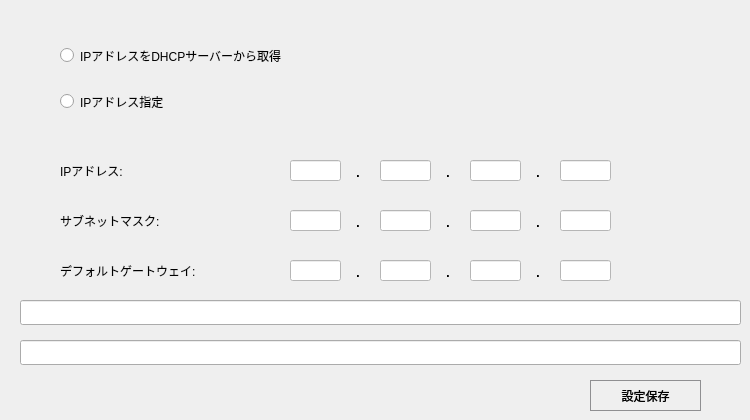
    <widget class="QWidget" name="tab">
     <attribute name="title">
      <string>IPアドレス</string>
     </attribute>
     <widget class="QRadioButton" name="radioButton_currentip">
      <property name="geometry">
       <rect>
        <x>60</x>
        <y>40</y>
        <width>431</width>
        <height>31</height>
       </rect>
      </property>
      <property name="text">
       <string>IPアドレスをDHCPサーバーから取得</string>
      </property>
     </widget>
     <widget class="QRadioButton" name="radioButton_setip">
      <property name="geometry">
       <rect>
        <x>60</x>
        <y>90</y>
        <width>141</width>
        <height>23</height>
       </rect>
      </property>
      <property name="text">
       <string>IPアドレス指定</string>
      </property>
     </widget>
     <widget class="QLabel" name="label_4">
      <property name="geometry">
       <rect>
        <x>60</x>
        <y>160</y>
        <width>181</width>
        <height>21</height>
       </rect>
      </property>
      <property name="text">
       <string>IPアドレス:</string>
      </property>
     </widget>
     <widget class="QLabel" name="label_5">
      <property name="geometry">
       <rect>
        <x>60</x>
        <y>210</y>
        <width>181</width>
        <height>21</height>
       </rect>
      </property>
      <property name="text">
       <string>サブネットマスク:</string>
      </property>
     </widget>
     <widget class="QLabel" name="label_6">
      <property name="geometry">
       <rect>
        <x>60</x>
        <y>260</y>
        <width>191</width>
        <height>21</height>
       </rect>
      </property>
      <property name="text">
       <string>デフォルトゲートウェイ:</string>
      </property>
     </widget>
     <widget class="QLabel" name="label_10">
      <property name="geometry">
       <rect>
        <x>560</x>
        <y>160</y>
        <width>51</width>
        <height>21</height>
       </rect>
      </property>
      <property name="text">
       <string/>
      </property>
      <property name="alignment">
       <set>Qt::AlignRight|Qt::AlignTrailing|Qt::AlignVCenter</set>
      </property>
     </widget>
     <widget class="QLabel" name="label_11">
      <property name="geometry">
       <rect>
        <x>290</x>
        <y>160</y>
        <width>51</width>
        <height>21</height>
       </rect>
      </property>
      <property name="styleSheet">
       <string notr="true"/>
      </property>
      <property name="text">
       <string/>
      </property>
      <property name="alignment">
       <set>Qt::AlignRight|Qt::AlignTrailing|Qt::AlignVCenter</set>
      </property>
     </widget>
     <widget class="QLabel" name="label_12">
      <property name="geometry">
       <rect>
        <x>380</x>
        <y>160</y>
        <width>51</width>
        <height>21</height>
       </rect>
      </property>
      <property name="text">
       <string/>
      </property>
      <property name="alignment">
       <set>Qt::AlignRight|Qt::AlignTrailing|Qt::AlignVCenter</set>
      </property>
     </widget>
     <widget class="QLabel" name="label_13">
      <property name="geometry">
       <rect>
        <x>470</x>
        <y>160</y>
        <width>51</width>
        <height>21</height>
       </rect>
      </property>
      <property name="text">
       <string/>
      </property>
      <property name="alignment">
       <set>Qt::AlignRight|Qt::AlignTrailing|Qt::AlignVCenter</set>
      </property>
     </widget>
     <widget class="QLabel" name="label_7">
      <property name="geometry">
       <rect>
        <x>350</x>
        <y>160</y>
        <width>16</width>
        <height>20</height>
       </rect>
      </property>
      <property name="font">
       <font>
        <pointsize>14</pointsize>
       </font>
      </property>
      <property name="text">
       <string>.</string>
      </property>
      <property name="alignment">
       <set>Qt::AlignCenter</set>
      </property>
     </widget>
     <widget class="QLabel" name="label_8">
      <property name="geometry">
       <rect>
        <x>440</x>
        <y>160</y>
        <width>16</width>
        <height>20</height>
       </rect>
      </property>
      <property name="font">
       <font>
        <pointsize>14</pointsize>
       </font>
      </property>
      <property name="text">
       <string>.</string>
      </property>
      <property name="alignment">
       <set>Qt::AlignCenter</set>
      </property>
     </widget>
     <widget class="QLabel" name="label_9">
      <property name="geometry">
       <rect>
        <x>530</x>
        <y>160</y>
        <width>16</width>
        <height>20</height>
       </rect>
      </property>
      <property name="font">
       <font>
        <pointsize>14</pointsize>
       </font>
      </property>
      <property name="text">
       <string>.</string>
      </property>
      <property name="alignment">
       <set>Qt::AlignCenter</set>
      </property>
     </widget>
     <widget class="QLabel" name="label_14">
      <property name="geometry">
       <rect>
        <x>470</x>
        <y>210</y>
        <width>51</width>
        <height>21</height>
       </rect>
      </property>
      <property name="text">
       <string/>
      </property>
      <property name="alignment">
       <set>Qt::AlignRight|Qt::AlignTrailing|Qt::AlignVCenter</set>
      </property>
     </widget>
     <widget class="QLabel" name="label_15">
      <property name="geometry">
       <rect>
        <x>290</x>
        <y>210</y>
        <width>51</width>
        <height>21</height>
       </rect>
      </property>
      <property name="text">
       <string/>
      </property>
      <property name="alignment">
       <set>Qt::AlignRight|Qt::AlignTrailing|Qt::AlignVCenter</set>
      </property>
     </widget>
     <widget class="QLabel" name="label_16">
      <property name="geometry">
       <rect>
        <x>380</x>
        <y>210</y>
        <width>51</width>
        <height>21</height>
       </rect>
      </property>
      <property name="text">
       <string/>
      </property>
      <property name="alignment">
       <set>Qt::AlignRight|Qt::AlignTrailing|Qt::AlignVCenter</set>
      </property>
     </widget>
     <widget class="QLabel" name="label_17">
      <property name="geometry">
       <rect>
        <x>440</x>
        <y>210</y>
        <width>16</width>
        <height>20</height>
       </rect>
      </property>
      <property name="font">
       <font>
        <pointsize>14</pointsize>
       </font>
      </property>
      <property name="text">
       <string>.</string>
      </property>
      <property name="alignment">
       <set>Qt::AlignCenter</set>
      </property>
     </widget>
     <widget class="QLabel" name="label_18">
      <property name="geometry">
       <rect>
        <x>350</x>
        <y>210</y>
        <width>16</width>
        <height>20</height>
       </rect>
      </property>
      <property name="font">
       <font>
        <pointsize>14</pointsize>
       </font>
      </property>
      <property name="text">
       <string>.</string>
      </property>
      <property name="alignment">
       <set>Qt::AlignCenter</set>
      </property>
     </widget>
     <widget class="QLabel" name="label_19">
      <property name="geometry">
       <rect>
        <x>560</x>
        <y>210</y>
        <width>51</width>
        <height>21</height>
       </rect>
      </property>
      <property name="text">
       <string/>
      </property>
      <property name="alignment">
       <set>Qt::AlignRight|Qt::AlignTrailing|Qt::AlignVCenter</set>
      </property>
     </widget>
     <widget class="QLabel" name="label_20">
      <property name="geometry">
       <rect>
        <x>530</x>
        <y>210</y>
        <width>16</width>
        <height>20</height>
       </rect>
      </property>
      <property name="font">
       <font>
        <pointsize>14</pointsize>
       </font>
      </property>
      <property name="text">
       <string>.</string>
      </property>
      <property name="alignment">
       <set>Qt::AlignCenter</set>
      </property>
     </widget>
     <widget class="QLabel" name="label_21">
      <property name="geometry">
       <rect>
        <x>470</x>
        <y>260</y>
        <width>51</width>
        <height>21</height>
       </rect>
      </property>
      <property name="text">
       <string/>
      </property>
      <property name="alignment">
       <set>Qt::AlignRight|Qt::AlignTrailing|Qt::AlignVCenter</set>
      </property>
     </widget>
     <widget class="QLabel" name="label_22">
      <property name="geometry">
       <rect>
        <x>290</x>
        <y>260</y>
        <width>51</width>
        <height>21</height>
       </rect>
      </property>
      <property name="text">
       <string/>
      </property>
      <property name="alignment">
       <set>Qt::AlignRight|Qt::AlignTrailing|Qt::AlignVCenter</set>
      </property>
     </widget>
     <widget class="QLabel" name="label_23">
      <property name="geometry">
       <rect>
        <x>380</x>
        <y>260</y>
        <width>51</width>
        <height>21</height>
       </rect>
      </property>
      <property name="text">
       <string/>
      </property>
      <property name="alignment">
       <set>Qt::AlignRight|Qt::AlignTrailing|Qt::AlignVCenter</set>
      </property>
     </widget>
     <widget class="QLabel" name="label_24">
      <property name="geometry">
       <rect>
        <x>440</x>
        <y>260</y>
        <width>16</width>
        <height>20</height>
       </rect>
      </property>
      <property name="font">
       <font>
        <pointsize>14</pointsize>
       </font>
      </property>
      <property name="text">
       <string>.</string>
      </property>
      <property name="alignment">
       <set>Qt::AlignCenter</set>
      </property>
     </widget>
     <widget class="QLabel" name="label_25">
      <property name="geometry">
       <rect>
        <x>350</x>
        <y>260</y>
        <width>16</width>
        <height>20</height>
       </rect>
      </property>
      <property name="font">
       <font>
        <pointsize>14</pointsize>
       </font>
      </property>
      <property name="text">
       <string>.</string>
      </property>
      <property name="alignment">
       <set>Qt::AlignCenter</set>
      </property>
     </widget>
     <widget class="QLabel" name="label_26">
      <property name="geometry">
       <rect>
        <x>560</x>
        <y>260</y>
        <width>51</width>
        <height>21</height>
       </rect>
      </property>
      <property name="font">
       <font>
        <weight>50</weight>
        <bold>false</bold>
       </font>
      </property>
      <property name="text">
       <string/>
      </property>
      <property name="alignment">
       <set>Qt::AlignRight|Qt::AlignTrailing|Qt::AlignVCenter</set>
      </property>
     </widget>
     <widget class="QLabel" name="label_27">
      <property name="geometry">
       <rect>
        <x>530</x>
        <y>260</y>
        <width>16</width>
        <height>20</height>
       </rect>
      </property>
      <property name="font">
       <font>
        <pointsize>14</pointsize>
       </font>
      </property>
      <property name="text">
       <string>.</string>
      </property>
      <property name="alignment">
       <set>Qt::AlignCenter</set>
      </property>
     </widget>
     <widget class="QLineEdit" name="lineEdit_1">
      <property name="geometry">
       <rect>
        <x>290</x>
        <y>160</y>
        <width>51</width>
        <height>21</height>
       </rect>
      </property>
      <property name="styleSheet">
       <string notr="true">background-color:rgb(255, 255, 255);</string>
      </property>
      <property name="maxLength">
       <number>3</number>
      </property>
      <property name="alignment">
       <set>Qt::AlignRight|Qt::AlignTrailing|Qt::AlignVCenter</set>
      </property>
     </widget>
     <widget class="QLineEdit" name="lineEdit_2">
      <property name="geometry">
       <rect>
        <x>380</x>
        <y>160</y>
        <width>51</width>
        <height>21</height>
       </rect>
      </property>
      <property name="styleSheet">
       <string notr="true">background-color:rgb(255, 255, 255);</string>
      </property>
      <property name="maxLength">
       <number>3</number>
      </property>
      <property name="alignment">
       <set>Qt::AlignRight|Qt::AlignTrailing|Qt::AlignVCenter</set>
      </property>
     </widget>
     <widget class="QLineEdit" name="lineEdit_3">
      <property name="geometry">
       <rect>
        <x>470</x>
        <y>160</y>
        <width>51</width>
        <height>21</height>
       </rect>
      </property>
      <property name="styleSheet">
       <string notr="true">background-color:rgb(255, 255, 255);</string>
      </property>
      <property name="maxLength">
       <number>3</number>
      </property>
      <property name="alignment">
       <set>Qt::AlignRight|Qt::AlignTrailing|Qt::AlignVCenter</set>
      </property>
     </widget>
     <widget class="QLineEdit" name="lineEdit_4">
      <property name="geometry">
       <rect>
        <x>560</x>
        <y>160</y>
        <width>51</width>
        <height>21</height>
       </rect>
      </property>
      <property name="styleSheet">
       <string notr="true">background-color:rgb(255, 255, 255);</string>
      </property>
      <property name="maxLength">
       <number>3</number>
      </property>
      <property name="alignment">
       <set>Qt::AlignRight|Qt::AlignTrailing|Qt::AlignVCenter</set>
      </property>
     </widget>
     <widget class="QLineEdit" name="lineEdit_5">
      <property name="geometry">
       <rect>
        <x>290</x>
        <y>210</y>
        <width>51</width>
        <height>21</height>
       </rect>
      </property>
      <property name="styleSheet">
       <string notr="true">background-color:rgb(255, 255, 255);</string>
      </property>
      <property name="maxLength">
       <number>3</number>
      </property>
      <property name="alignment">
       <set>Qt::AlignRight|Qt::AlignTrailing|Qt::AlignVCenter</set>
      </property>
     </widget>
     <widget class="QLineEdit" name="lineEdit_6">
      <property name="geometry">
       <rect>
        <x>380</x>
        <y>210</y>
        <width>51</width>
        <height>21</height>
       </rect>
      </property>
      <property name="styleSheet">
       <string notr="true">background-color:rgb(255, 255, 255);</string>
      </property>
      <property name="maxLength">
       <number>3</number>
      </property>
      <property name="alignment">
       <set>Qt::AlignRight|Qt::AlignTrailing|Qt::AlignVCenter</set>
      </property>
     </widget>
     <widget class="QLineEdit" name="lineEdit_7">
      <property name="geometry">
       <rect>
        <x>470</x>
        <y>210</y>
        <width>51</width>
        <height>21</height>
       </rect>
      </property>
      <property name="styleSheet">
       <string notr="true">background-color:rgb(255, 255, 255);</string>
      </property>
      <property name="maxLength">
       <number>3</number>
      </property>
      <property name="alignment">
       <set>Qt::AlignRight|Qt::AlignTrailing|Qt::AlignVCenter</set>
      </property>
     </widget>
     <widget class="QLineEdit" name="lineEdit_8">
      <property name="geometry">
       <rect>
        <x>560</x>
        <y>210</y>
        <width>51</width>
        <height>21</height>
       </rect>
      </property>
      <property name="styleSheet">
       <string notr="true">background-color:rgb(255, 255, 255);</string>
      </property>
      <property name="maxLength">
       <number>3</number>
      </property>
      <property name="alignment">
       <set>Qt::AlignRight|Qt::AlignTrailing|Qt::AlignVCenter</set>
      </property>
     </widget>
     <widget class="QLineEdit" name="lineEdit_9">
      <property name="geometry">
       <rect>
        <x>290</x>
        <y>260</y>
        <width>51</width>
        <height>21</height>
       </rect>
      </property>
      <property name="styleSheet">
       <string notr="true">background-color:rgb(255, 255, 255);</string>
      </property>
      <property name="maxLength">
       <number>3</number>
      </property>
      <property name="alignment">
       <set>Qt::AlignRight|Qt::AlignTrailing|Qt::AlignVCenter</set>
      </property>
     </widget>
     <widget class="QLineEdit" name="lineEdit_10">
      <property name="geometry">
       <rect>
        <x>380</x>
        <y>260</y>
        <width>51</width>
        <height>21</height>
       </rect>
      </property>
      <property name="styleSheet">
       <string notr="true">background-color:rgb(255, 255, 255);</string>
      </property>
      <property name="maxLength">
       <number>3</number>
      </property>
      <property name="alignment">
       <set>Qt::AlignRight|Qt::AlignTrailing|Qt::AlignVCenter</set>
      </property>
     </widget>
     <widget class="QLineEdit" name="lineEdit_11">
      <property name="geometry">
       <rect>
        <x>470</x>
        <y>260</y>
        <width>51</width>
        <height>21</height>
       </rect>
      </property>
      <property name="styleSheet">
       <string notr="true">background-color:rgb(255, 255, 255);</string>
      </property>
      <property name="maxLength">
       <number>3</number>
      </property>
      <property name="alignment">
       <set>Qt::AlignRight|Qt::AlignTrailing|Qt::AlignVCenter</set>
      </property>
     </widget>
     <widget class="QLineEdit" name="lineEdit_12">
      <property name="geometry">
       <rect>
        <x>560</x>
        <y>260</y>
        <width>51</width>
        <height>21</height>
       </rect>
      </property>
      <property name="styleSheet">
       <string notr="true">background-color:rgb(255, 255, 255);</string>
      </property>
      <property name="maxLength">
       <number>3</number>
      </property>
      <property name="alignment">
       <set>Qt::AlignRight|Qt::AlignTrailing|Qt::AlignVCenter</set>
      </property>
     </widget>
     <widget class="QPushButton" name="btn_SaveIP">
      <property name="geometry">
       <rect>
        <x>590</x>
        <y>380</y>
        <width>111</width>
        <height>31</height>
       </rect>
      </property>
      <property name="styleSheet">
       <string notr="true"> QPushButton {
   
     border: 1px solid #8f8f91;
      background-color: qlineargradient(x1: 0, y1: 0, x2: 0, y2: 1,
                                        stop: 0 #f6f7fa, stop: 1 #dadbde);
      min-width: 80px;
  }

  QPushButton:pressed {
      background-color: qlineargradient(x1: 0, y1: 0, x2: 0, y2: 1,
                                        stop: 0 #dadbde, stop: 1 #f6f7fa);
  }</string>
      </property>
      <property name="text">
       <string>設定保存</string>
      </property>
     </widget>
     <widget class="QLineEdit" name="lineEdit">
      <property name="geometry">
       <rect>
        <x>20</x>
        <y>300</y>
        <width>721</width>
        <height>25</height>
       </rect>
      </property>
     </widget>
     <widget class="QLineEdit" name="lineEdit_dgw">
      <property name="geometry">
       <rect>
        <x>20</x>
        <y>340</y>
        <width>721</width>
        <height>25</height>
       </rect>
      </property>
     </widget>
     <widget class="QPushButton" name="SaveIP_DHCP">
      <property name="geometry">
       <rect>
        <x>590</x>
        <y>380</y>
        <width>111</width>
        <height>31</height>
       </rect>
      </property>
      <property name="styleSheet">
       <string notr="true"> QPushButton {
   
     border: 1px solid #8f8f91;
      background-color: qlineargradient(x1: 0, y1: 0, x2: 0, y2: 1,
                                        stop: 0 #f6f7fa, stop: 1 #dadbde);
      min-width: 80px;
  }

  QPushButton:pressed {
      background-color: qlineargradient(x1: 0, y1: 0, x2: 0, y2: 1,
                                        stop: 0 #dadbde, stop: 1 #f6f7fa);
  }</string>
      </property>
      <property name="text">
       <string>設定保存</string>
      </property>
     </widget>
     <zorder>btn_SaveIP</zorder>
     <zorder>SaveIP_DHCP</zorder>
     <zorder>label_26</zorder>
     <zorder>label_21</zorder>
     <zorder>label_23</zorder>
     <zorder>label_22</zorder>
     <zorder>label_19</zorder>
     <zorder>label_14</zorder>
     <zorder>label_16</zorder>
     <zorder>label_15</zorder>
     <zorder>label_10</zorder>
     <zorder>label_13</zorder>
     <zorder>label_12</zorder>
     <zorder>label_11</zorder>
     <zorder>lineEdit_12</zorder>
     <zorder>lineEdit_11</zorder>
     <zorder>lineEdit_10</zorder>
     <zorder>lineEdit_9</zorder>
     <zorder>lineEdit_5</zorder>
     <zorder>lineEdit_6</zorder>
     <zorder>lineEdit_7</zorder>
     <zorder>lineEdit_8</zorder>
     <zorder>lineEdit_4</zorder>
     <zorder>lineEdit_3</zorder>
     <zorder>lineEdit_2</zorder>
     <zorder>lineEdit_1</zorder>
     <zorder>radioButton_currentip</zorder>
     <zorder>radioButton_setip</zorder>
     <zorder>label_4</zorder>
     <zorder>label_5</zorder>
     <zorder>label_6</zorder>
     <zorder>label_7</zorder>
     <zorder>label_8</zorder>
     <zorder>label_9</zorder>
     <zorder>label_17</zorder>
     <zorder>label_18</zorder>
     <zorder>label_20</zorder>
     <zorder>label_24</zorder>
     <zorder>label_25</zorder>
     <zorder>label_27</zorder>
     <zorder>lineEdit</zorder>
     <zorder>lineEdit_dgw</zorder>
    </widget>
